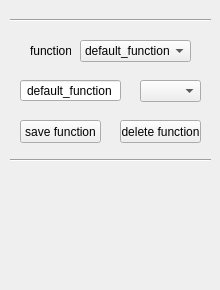
<?xml version="1.0" encoding="UTF-8"?>
<ui version="4.0">
 <class>TFSchemeTools</class>
 <widget class="QWidget" name="TFSchemeTools">
  <property name="geometry">
   <rect>
    <x>0</x>
    <y>0</y>
    <width>220</width>
    <height>290</height>
   </rect>
  </property>
  <property name="windowTitle">
   <string>Form</string>
  </property>
  <widget class="QComboBox" name="functionColour">
   <property name="geometry">
    <rect>
     <x>140</x>
     <y>80</y>
     <width>61</width>
     <height>22</height>
    </rect>
   </property>
   <item>
    <property name="text">
     <string/>
    </property>
   </item>
  </widget>
  <widget class="QPushButton" name="functionDelete">
   <property name="geometry">
    <rect>
     <x>120</x>
     <y>120</y>
     <width>81</width>
     <height>23</height>
    </rect>
   </property>
   <property name="text">
    <string>delete function</string>
   </property>
  </widget>
  <widget class="Line" name="lineMiddle">
   <property name="geometry">
    <rect>
     <x>10</x>
     <y>150</y>
     <width>201</width>
     <height>21</height>
    </rect>
   </property>
   <property name="orientation">
    <enum>Qt::Horizontal</enum>
   </property>
  </widget>
  <widget class="QComboBox" name="functionBox">
   <property name="geometry">
    <rect>
     <x>80</x>
     <y>40</y>
     <width>111</width>
     <height>22</height>
    </rect>
   </property>
   <item>
    <property name="text">
     <string>default_function</string>
    </property>
   </item>
   <item>
    <property name="text">
     <string>add function</string>
    </property>
   </item>
  </widget>
  <widget class="QPushButton" name="functionSave">
   <property name="geometry">
    <rect>
     <x>20</x>
     <y>120</y>
     <width>81</width>
     <height>23</height>
    </rect>
   </property>
   <property name="text">
    <string>save function</string>
   </property>
  </widget>
  <widget class="Line" name="lineUpper">
   <property name="geometry">
    <rect>
     <x>10</x>
     <y>10</y>
     <width>201</width>
     <height>20</height>
    </rect>
   </property>
   <property name="orientation">
    <enum>Qt::Horizontal</enum>
   </property>
  </widget>
  <widget class="QLineEdit" name="functionName">
   <property name="geometry">
    <rect>
     <x>20</x>
     <y>80</y>
     <width>101</width>
     <height>21</height>
    </rect>
   </property>
   <property name="text">
    <string>default_function</string>
   </property>
   <property name="alignment">
    <set>Qt::AlignCenter</set>
   </property>
  </widget>
  <widget class="QLabel" name="functionLabel">
   <property name="geometry">
    <rect>
     <x>30</x>
     <y>40</y>
     <width>41</width>
     <height>21</height>
    </rect>
   </property>
   <property name="text">
    <string>function:</string>
   </property>
  </widget>
 </widget>
 <resources/>
 <connections/>
</ui>
